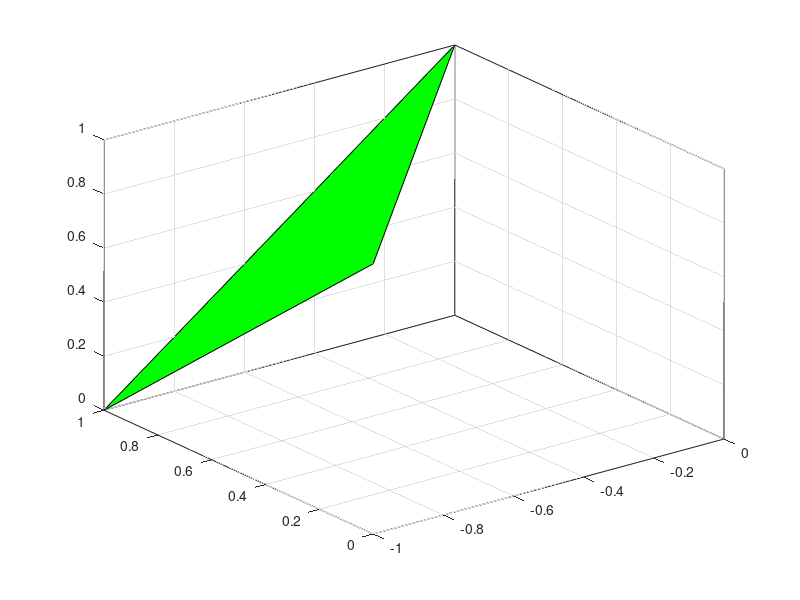

Source code (MATLAB): (Note: this script raises an error after producing the figure.)
yValues = [1	1	1;
1	1	-1;
1	-1	1;
1	-1	-1;
-1	-1	-1;
-1	1	1;
-1	1	-1;
-1	-1	1];

o = [0;
0;
0;
0;
0;
1;
0;
0];


% Vertex coordinates
p1=[-1 1 0];
p2=[-1 0 1];
p3=[0 1 1];
points=[p1' p2' p3']; % using the data given in the question
fill3(points(1,:),points(2,:),points(3,:),'g')
grid on
alpha(0.3)

hold on
grid on
scatter3(yValues(logical(o),1),yValues(logical(o),2),yValues(logical(o),3),'red')

scatter3(yValues(~logical(o),1),yValues(~logical(o),2),yValues(~logical(o),3),'blue')
xlabel("Y1,1");
ylabel("Y1,2");
zlabel("Y1,3");

normal = cross(p1-p2, p1-p3);
syms x y z;
P = [x,y,z];
planefunction = dot(normal, P-p1)